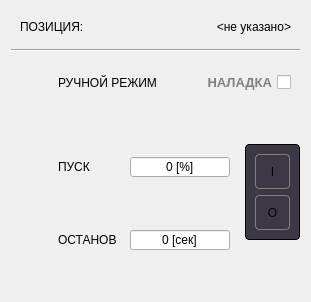
<?xml version="1.0" encoding="UTF-8"?>
<ui version="4.0">
 <class>ExGearFQ</class>
 <widget class="QDialog" name="ExGearFQ">
  <property name="windowModality">
   <enum>Qt::ApplicationModal</enum>
  </property>
  <property name="geometry">
   <rect>
    <x>0</x>
    <y>0</y>
    <width>311</width>
    <height>302</height>
   </rect>
  </property>
  <property name="windowTitle">
   <string>Управление ЧП</string>
  </property>
  <property name="styleSheet">
   <string notr="true">#centralwidget,#ExGearFQ,QWidget[style=&quot;content&quot;]
{
	background-color: rgb(94, 92, 100);
}
QStackedWidget
{
	padding-top: 5px;
}
#console
{
	background-color: rgb(61, 56, 70);
	border: 1px solid black;
	border-radius: 4px;
}
QAbstractButton:flat
{
	border: 1px solid gray;
	border-radius: 4px;
}
QAbstractButton:flat:pressed
{
	background-color: green;
}
QAbstractButton:flat[style=&quot;open&quot;]
{
	image: url(:/concrete/stop.png);
}
QAbstractButton:flat:pressed[style=&quot;open&quot;]
{
	image: url(:/concrete/down.png);
}
QAbstractButton:flat:checked[style=&quot;open&quot;]
{
	image: url(:/concrete/down.png);
}
QLabel[style=&quot;huge&quot;]
{
	font-size: 20pt;
	font-weight: bold;
	color: white;
}
QLabel[style=&quot;gigantic&quot;]
{
	font-size: 32pt;
	font-weight: bold;
	color: white;
}

QLabel[style=&quot;badge&quot;]
{
	border: 1px solid red;
	background-color: rgba(0,0,0,100);
	color: white;
	border-radius: 4px;
}
QLabel[style=&quot;vodoley-status&quot;]
{
	border: none;
	background-color: rgb(98, 160, 234);
	color: white;
	border-radius: 4px;
	font-weight: bold;
	font-size: 9pt;
	padding: 8px;
}
QLabel[style='hint']
{
	color: lightGray;
	font-weight: bold;
	font-size: 10pt;
}
QLabel[style='tips']
{
	color: lightGray;
	font-size: 7pt;
}
QLabel[style='sys']
{
	color: yellow;
	font-size: 7pt;
}
QGroupBox[style=&quot;vodoley&quot;]
{
	background-color: rgb(94, 92, 100);
	border: 1px solid gray;
}
QAbstractButton:flat[style=&quot;danger&quot;]
{
	background-color: rgba(224, 27, 36,80);
	color: lightGray;
}
QAbstractButton:flat::checked[style=&quot;danger&quot;]
{
	background-color: rgba(224, 27, 36,255);
	color: white;
}
QAbstractButton:flat[style=&quot;warning&quot;]
{
	background-color: rgba(46, 194, 126,80);
	color: lightGray;
}
QAbstractButton:flat::checked[style=&quot;warning&quot;]
{
	background-color: rgb(46, 194, 126);
	color: white;
}
QCheckBox
{
	font-weight: bold;
	font-size: 10pt;
}

QCheckBox:checked
{
	color: lightGray;
}
QCheckBox:unchecked
{
	color: gray;
}</string>
  </property>
  <property name="modal">
   <bool>true</bool>
  </property>
  <property name="prefix" stdset="0">
   <string>SIEVER</string>
  </property>
  <layout class="QGridLayout" name="gridLayout">
   <item row="5" column="0">
    <widget class="QWidget" name="row_3" native="true">
     <layout class="QHBoxLayout" name="horizontalLayout_3">
      <item>
       <widget class="QLabel" name="icon_sp_3">
        <property name="minimumSize">
         <size>
          <width>32</width>
          <height>32</height>
         </size>
        </property>
        <property name="maximumSize">
         <size>
          <width>32</width>
          <height>32</height>
         </size>
        </property>
        <property name="text">
         <string/>
        </property>
        <property name="pixmap">
         <pixmap resource="../resources.qrc">:/TREPEL/resources/timer.png</pixmap>
        </property>
        <property name="scaledContents">
         <bool>true</bool>
        </property>
       </widget>
      </item>
      <item>
       <widget class="QLabel" name="hint_fq_2">
        <property name="text">
         <string>ОСТАНОВ</string>
        </property>
        <property name="style" stdset="0">
         <string>hint</string>
        </property>
       </widget>
      </item>
      <item alignment="Qt::AlignRight">
       <widget class="QSpinBox" name="fq_2">
        <property name="minimumSize">
         <size>
          <width>100</width>
          <height>0</height>
         </size>
        </property>
        <property name="maximumSize">
         <size>
          <width>100</width>
          <height>16777215</height>
         </size>
        </property>
        <property name="alignment">
         <set>Qt::AlignCenter</set>
        </property>
        <property name="buttonSymbols">
         <enum>QAbstractSpinBox::NoButtons</enum>
        </property>
        <property name="suffix">
         <string> [сек]</string>
        </property>
        <property name="maximum">
         <number>100</number>
        </property>
       </widget>
      </item>
     </layout>
    </widget>
   </item>
   <item row="3" column="1" rowspan="4" alignment="Qt::AlignVCenter">
    <widget class="QFrame" name="console">
     <property name="minimumSize">
      <size>
       <width>55</width>
       <height>96</height>
      </size>
     </property>
     <property name="maximumSize">
      <size>
       <width>55</width>
       <height>16777215</height>
      </size>
     </property>
     <property name="frameShape">
      <enum>QFrame::StyledPanel</enum>
     </property>
     <layout class="QVBoxLayout" name="verticalLayout_15">
      <item>
       <widget class="QPushButton" name="on">
        <property name="sizePolicy">
         <sizepolicy hsizetype="Minimum" vsizetype="Preferred">
          <horstretch>0</horstretch>
          <verstretch>0</verstretch>
         </sizepolicy>
        </property>
        <property name="cursor">
         <cursorShape>PointingHandCursor</cursorShape>
        </property>
        <property name="text">
         <string>I</string>
        </property>
        <property name="flat">
         <bool>true</bool>
        </property>
        <property name="style" stdset="0">
         <string>warning</string>
        </property>
       </widget>
      </item>
      <item>
       <widget class="QPushButton" name="off">
        <property name="sizePolicy">
         <sizepolicy hsizetype="Minimum" vsizetype="Preferred">
          <horstretch>0</horstretch>
          <verstretch>0</verstretch>
         </sizepolicy>
        </property>
        <property name="cursor">
         <cursorShape>PointingHandCursor</cursorShape>
        </property>
        <property name="text">
         <string>O</string>
        </property>
        <property name="flat">
         <bool>true</bool>
        </property>
        <property name="style" stdset="0">
         <string>danger</string>
        </property>
       </widget>
      </item>
     </layout>
    </widget>
   </item>
   <item row="4" column="0">
    <widget class="QStackedWidget" name="stackedWidget">
     <property name="currentIndex">
      <number>0</number>
     </property>
     <widget class="QWidget" name="page_1">
      <property name="style" stdset="0">
       <string>content</string>
      </property>
      <layout class="QVBoxLayout" name="verticalLayout">
       <property name="leftMargin">
        <number>0</number>
       </property>
       <property name="topMargin">
        <number>0</number>
       </property>
       <property name="rightMargin">
        <number>0</number>
       </property>
       <property name="bottomMargin">
        <number>0</number>
       </property>
       <item>
        <widget class="QWidget" name="row_5" native="true">
         <layout class="QHBoxLayout" name="horizontalLayout_5">
          <item>
           <widget class="QLabel" name="icon_sp">
            <property name="minimumSize">
             <size>
              <width>32</width>
              <height>32</height>
             </size>
            </property>
            <property name="maximumSize">
             <size>
              <width>32</width>
              <height>32</height>
             </size>
            </property>
            <property name="text">
             <string/>
            </property>
            <property name="pixmap">
             <pixmap resource="../resources.qrc">:/TREPEL/resources/speed.png</pixmap>
            </property>
            <property name="scaledContents">
             <bool>true</bool>
            </property>
           </widget>
          </item>
          <item>
           <widget class="QLabel" name="hint_sp">
            <property name="text">
             <string>ПУСК</string>
            </property>
            <property name="style" stdset="0">
             <string>hint</string>
            </property>
           </widget>
          </item>
          <item alignment="Qt::AlignRight">
           <widget class="QSpinBox" name="sp">
            <property name="minimumSize">
             <size>
              <width>100</width>
              <height>0</height>
             </size>
            </property>
            <property name="maximumSize">
             <size>
              <width>100</width>
              <height>16777215</height>
             </size>
            </property>
            <property name="alignment">
             <set>Qt::AlignCenter</set>
            </property>
            <property name="buttonSymbols">
             <enum>QAbstractSpinBox::NoButtons</enum>
            </property>
            <property name="suffix">
             <string> [%]</string>
            </property>
            <property name="maximum">
             <number>100</number>
            </property>
           </widget>
          </item>
         </layout>
        </widget>
       </item>
      </layout>
     </widget>
     <widget class="QWidget" name="page_2">
      <property name="style" stdset="0">
       <string>content</string>
      </property>
      <layout class="QVBoxLayout" name="verticalLayout_2">
       <property name="leftMargin">
        <number>0</number>
       </property>
       <property name="topMargin">
        <number>0</number>
       </property>
       <property name="rightMargin">
        <number>0</number>
       </property>
       <property name="bottomMargin">
        <number>0</number>
       </property>
       <item>
        <widget class="QWidget" name="row_2" native="true">
         <layout class="QHBoxLayout" name="horizontalLayout_2">
          <item>
           <widget class="QLabel" name="icon_sp_2">
            <property name="minimumSize">
             <size>
              <width>32</width>
              <height>32</height>
             </size>
            </property>
            <property name="maximumSize">
             <size>
              <width>32</width>
              <height>32</height>
             </size>
            </property>
            <property name="text">
             <string/>
            </property>
            <property name="pixmap">
             <pixmap resource="../resources.qrc">:/TREPEL/resources/speed.png</pixmap>
            </property>
            <property name="scaledContents">
             <bool>true</bool>
            </property>
           </widget>
          </item>
          <item>
           <widget class="QLabel" name="hint_fq">
            <property name="text">
             <string>СКОРОСТЬ</string>
            </property>
            <property name="style" stdset="0">
             <string>hint</string>
            </property>
           </widget>
          </item>
          <item alignment="Qt::AlignRight">
           <widget class="QSpinBox" name="fq">
            <property name="minimumSize">
             <size>
              <width>100</width>
              <height>0</height>
             </size>
            </property>
            <property name="maximumSize">
             <size>
              <width>100</width>
              <height>16777215</height>
             </size>
            </property>
            <property name="alignment">
             <set>Qt::AlignCenter</set>
            </property>
            <property name="buttonSymbols">
             <enum>QAbstractSpinBox::NoButtons</enum>
            </property>
            <property name="suffix">
             <string> [%]</string>
            </property>
            <property name="maximum">
             <number>100</number>
            </property>
           </widget>
          </item>
         </layout>
        </widget>
       </item>
      </layout>
     </widget>
    </widget>
   </item>
   <item row="1" column="0" colspan="2">
    <widget class="Line" name="line">
     <property name="orientation">
      <enum>Qt::Horizontal</enum>
     </property>
    </widget>
   </item>
   <item row="2" column="0" colspan="2">
    <widget class="QWidget" name="row_4" native="true">
     <layout class="QHBoxLayout" name="horizontalLayout_4">
      <item>
       <widget class="QLabel" name="icon_sp_4">
        <property name="minimumSize">
         <size>
          <width>32</width>
          <height>32</height>
         </size>
        </property>
        <property name="maximumSize">
         <size>
          <width>32</width>
          <height>32</height>
         </size>
        </property>
        <property name="text">
         <string/>
        </property>
        <property name="pixmap">
         <pixmap resource="../resources.qrc">:/TREPEL/resources/hand.png</pixmap>
        </property>
        <property name="scaledContents">
         <bool>true</bool>
        </property>
       </widget>
      </item>
      <item>
       <widget class="QLabel" name="hint_fq_3">
        <property name="text">
         <string>РУЧНОЙ РЕЖИМ</string>
        </property>
        <property name="style" stdset="0">
         <string>hint</string>
        </property>
       </widget>
      </item>
      <item>
       <widget class="QCheckBox" name="checkBox">
        <property name="layoutDirection">
         <enum>Qt::RightToLeft</enum>
        </property>
        <property name="text">
         <string>НАЛАДКА</string>
        </property>
       </widget>
      </item>
     </layout>
    </widget>
   </item>
   <item row="0" column="0" colspan="2">
    <widget class="QWidget" name="row_1" native="true">
     <layout class="QHBoxLayout" name="horizontalLayout">
      <item>
       <widget class="QLabel" name="hint_name">
        <property name="text">
         <string>ПОЗИЦИЯ:</string>
        </property>
        <property name="style" stdset="0">
         <string>hint</string>
        </property>
       </widget>
      </item>
      <item>
       <widget class="QLabel" name="name">
        <property name="minimumSize">
         <size>
          <width>100</width>
          <height>0</height>
         </size>
        </property>
        <property name="text">
         <string>&lt;не указано&gt;</string>
        </property>
        <property name="alignment">
         <set>Qt::AlignRight|Qt::AlignTrailing|Qt::AlignVCenter</set>
        </property>
        <property name="style" stdset="0">
         <string>hint</string>
        </property>
       </widget>
      </item>
     </layout>
    </widget>
   </item>
   <item row="7" column="0" colspan="2">
    <widget class="QLabel" name="label">
     <property name="text">
      <string/>
     </property>
     <property name="alignment">
      <set>Qt::AlignCenter</set>
     </property>
    </widget>
   </item>
  </layout>
 </widget>
 <resources>
  <include location="../resources.qrc"/>
 </resources>
 <connections/>
</ui>
